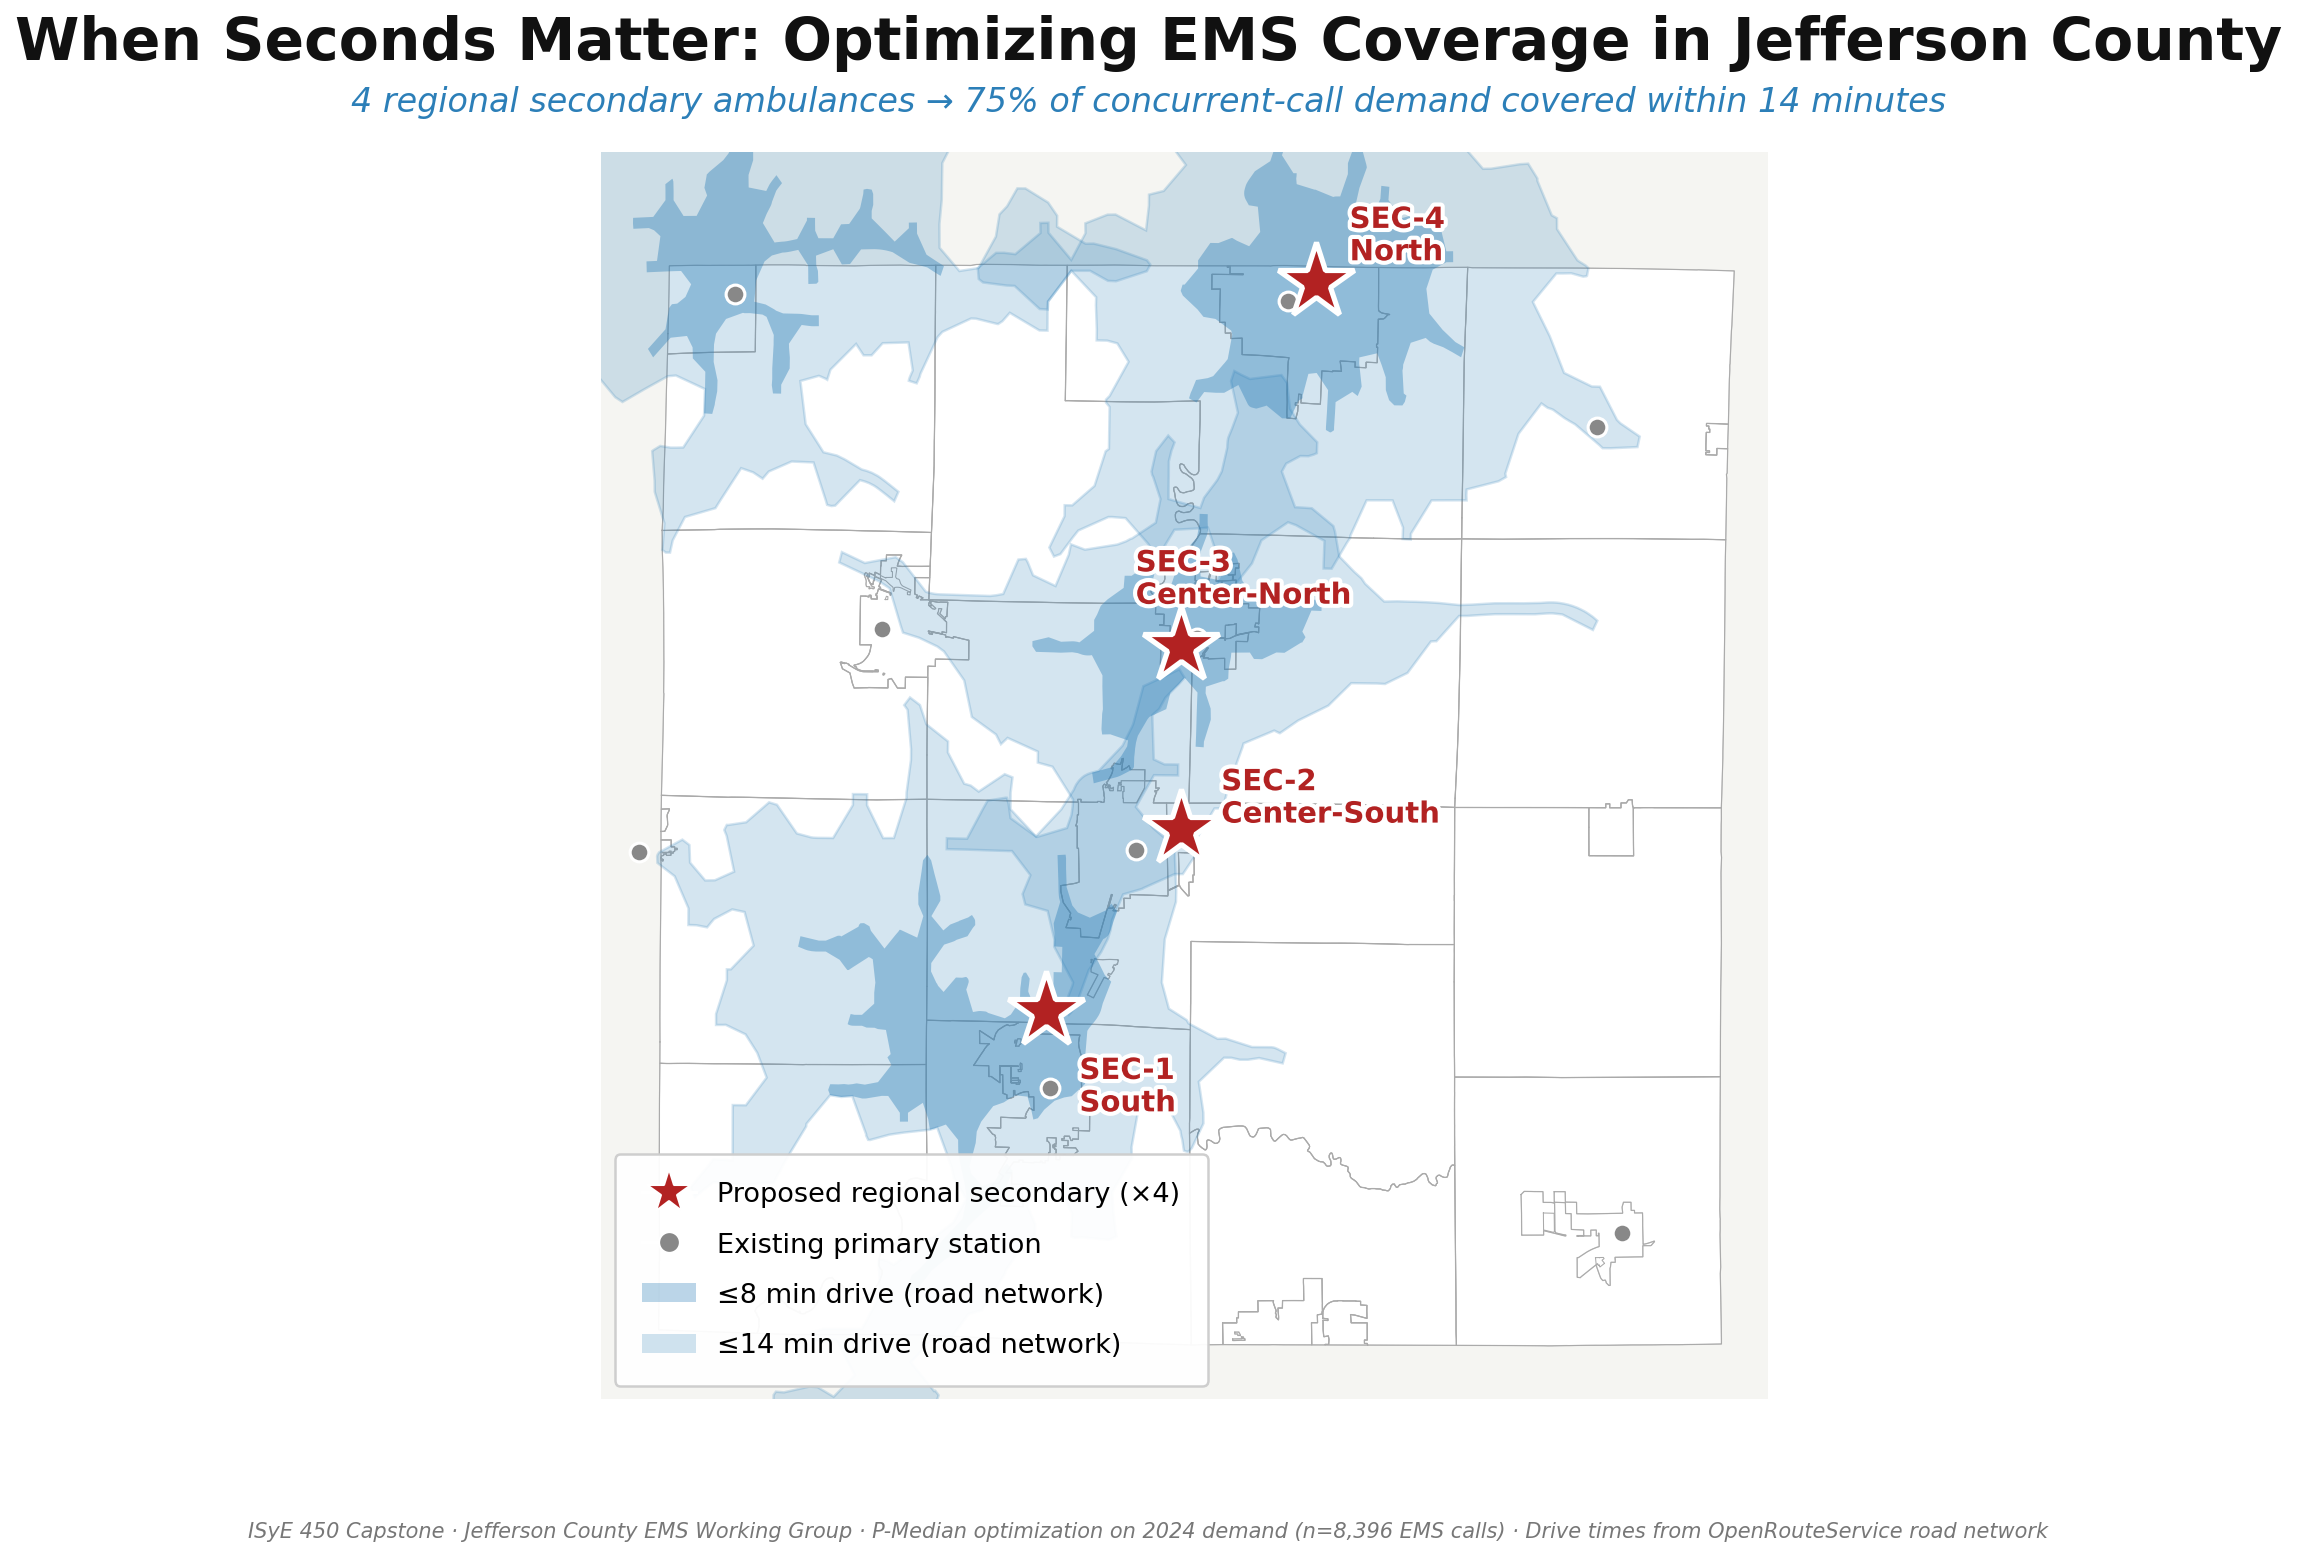

Here is the Python script that generated this plot:
"""Shark Tank pitch — Slide 1: Anchor map (squint-test optimized).

A clean, projection-ready version of the K=4 regional secondary ambulance
network. Reuses cached ORS isochrone polygons (no API calls) and the county
boundary GeoJSON. Removes chart junk; emphasizes the 4 proposed regional
stations + 14-min coverage overlay.

Reads:
  isochrone_cache/SEC_totaldemand_K4_sec{1..4}.json  (cached ORS responses)
  secondary_network_solutions_totaldemand.csv        (K=4 station coords)
  jefferson_county.geojson                           (county outline)

Output: pitch_slide1_anchor_map.png  (1920x1080, print-ready)
"""
from pathlib import Path
import json
import pandas as pd
import matplotlib.pyplot as plt
from matplotlib.patches import Patch
from matplotlib.lines import Line2D
import matplotlib.patheffects as pe

ROOT = Path(__file__).parent
CACHE = ROOT / "isochrone_cache"

# ---- Station placements (K=4 P-Median, total-demand model) ----
# Row 9 from secondary_network_solutions_totaldemand.csv:
# 4,PMed,PMed,10.78,42.96,74.7,, "(42.9525,-88.8417) | (43.0125,-88.7817) | (43.0725,-88.7817) | (43.1925,-88.7217)"
STATIONS = [
    {"label": "SEC-1\nSouth",         "lat": 42.9525, "lon": -88.8417, "place": "Fort Atkinson corridor"},
    {"label": "SEC-2\nCenter-South",  "lat": 43.0125, "lon": -88.7817, "place": "Jefferson area"},
    {"label": "SEC-3\nCenter-North",  "lat": 43.0725, "lon": -88.7817, "place": "Johnson Creek area"},
    {"label": "SEC-4\nNorth",         "lat": 43.1925, "lon": -88.7217, "place": "Watertown / Ixonia corridor"},
]

# ---- Existing primary ambulance stations (for context layer) ----
PRIMARIES = [
    {"name": "Watertown",     "lat": 43.1861, "lon": -88.7339},
    {"name": "Fort Atkinson", "lat": 42.9271, "lon": -88.8397},
    {"name": "Jefferson",     "lat": 43.0056, "lon": -88.8014},
    {"name": "Johnson Creek", "lat": 43.0753, "lon": -88.7745},
    {"name": "Waterloo",      "lat": 43.1886, "lon": -88.9797},
    {"name": "Ixonia",        "lat": 43.1446, "lon": -88.5970},
    {"name": "Lake Mills",    "lat": 43.0781, "lon": -88.9144},
    {"name": "Cambridge",     "lat": 43.0049, "lon": -89.0224},
    {"name": "Palmyra",       "lat": 42.8794, "lon": -88.5855},
]

# ---- Load county boundary (file contains 27 sub-features/townships) ----
with open(ROOT / "jefferson_county.geojson") as f:
    county_geo = json.load(f)

def iter_outer_rings(county_geo):
    """Yield each feature's outer-ring coordinates."""
    for feat in county_geo["features"]:
        g = feat["geometry"]
        if g["type"] == "Polygon":
            yield g["coordinates"][0]
        elif g["type"] == "MultiPolygon":
            for poly in g["coordinates"]:
                yield poly[0]

# ---- Load cached isochrones ----
# Cache format: {"8": Feature, "14": Feature, "20": Feature} where each Feature
# has geometry.type = "Polygon" (or "MultiPolygon") in lon/lat.
def extract_rings(feat):
    g = feat["geometry"]
    rings = []
    if g["type"] == "Polygon":
        rings.append(g["coordinates"][0])
    elif g["type"] == "MultiPolygon":
        for poly in g["coordinates"]:
            rings.append(poly[0])
    return rings

def load_iso(path):
    with open(path) as f:
        data = json.load(f)
    return {
        "8":  extract_rings(data["8"])  if "8"  in data else [],
        "14": extract_rings(data["14"]) if "14" in data else [],
        "20": extract_rings(data["20"]) if "20" in data else [],
    }

iso_data = []
for i in range(1, 5):
    p = CACHE / f"SEC_totaldemand_K4_sec{i}.json"
    iso_data.append(load_iso(p))

# ---- Figure ----
fig, ax = plt.subplots(figsize=(19.2, 10.8), dpi=100)
fig.patch.set_facecolor("white")
ax.set_facecolor("#F5F5F2")

# County fill + faint township outlines
all_rings = list(iter_outer_rings(county_geo))
for ring in all_rings:
    xs = [pt[0] for pt in ring]
    ys = [pt[1] for pt in ring]
    ax.fill(xs, ys, facecolor="white", edgecolor="#CCC", linewidth=0.6, zorder=1)

# Heavy outer county boundary — drawn by taking the union of all township edges
# (we just overplot every ring's edge with a darker pen; the interior township
# lines end up muted by the light-gray above)
for ring in all_rings:
    xs = [pt[0] for pt in ring]
    ys = [pt[1] for pt in ring]
    ax.plot(xs, ys, color="#AAA", lw=0.5, zorder=2)

# 14-min isochrones (main coverage layer — lighter outer ring)
iso_color = "#2C7FB8"
for iso in iso_data:
    for ring in iso["14"]:
        xs = [pt[0] for pt in ring]
        ys = [pt[1] for pt in ring]
        ax.fill(xs, ys, facecolor=iso_color, alpha=0.20, edgecolor=iso_color,
                linewidth=1.2, zorder=3)

# 8-min inner ring (high-speed coverage — denser blue)
for iso in iso_data:
    for ring in iso["8"]:
        xs = [pt[0] for pt in ring]
        ys = [pt[1] for pt in ring]
        ax.fill(xs, ys, facecolor=iso_color, alpha=0.40, edgecolor="none", zorder=4)

# Existing primaries (small gray dots — context, not focus)
for p in PRIMARIES:
    ax.plot(p["lon"], p["lat"], "o", markersize=9, color="#888",
            markeredgecolor="white", markeredgewidth=1.5, zorder=6)

# Proposed regional secondary stations (BIG red stars)
for s in STATIONS:
    ax.plot(s["lon"], s["lat"], "*", markersize=38, color="#B22222",
            markeredgecolor="white", markeredgewidth=2.5, zorder=10)

# Labels for the 4 regional stations
offsets = [
    (+0.015, -0.025),  # SEC-1 label below-right
    (+0.018, +0.010),  # SEC-2 label right
    (-0.020, +0.022),  # SEC-3 label upper-left
    (+0.015, +0.015),  # SEC-4 label upper-right
]
for s, (dx, dy) in zip(STATIONS, offsets):
    ax.text(s["lon"] + dx, s["lat"] + dy, s["label"],
            fontsize=14, fontweight="bold", color="#B22222",
            ha="left", va="center",
            path_effects=[pe.withStroke(linewidth=4, foreground="white")],
            zorder=11)

# ---- Bounds (use known Jefferson County extents so small debris polys don't skew) ----
lon_min, lon_max = -89.02, -88.54
lat_min, lat_max = 42.84, 43.22
pad_x = (lon_max - lon_min) * 0.04
pad_y = (lat_max - lat_min) * 0.04
ax.set_xlim(lon_min - pad_x, lon_max + pad_x)
ax.set_ylim(lat_min - pad_y, lat_max + pad_y)
ax.set_aspect(1.35)
ax.set_xticks([]); ax.set_yticks([])
for sp in ax.spines.values(): sp.set_visible(False)

# ---- Headline ----
fig.suptitle(
    "When Seconds Matter: Optimizing EMS Coverage in Jefferson County",
    fontsize=28, fontweight="bold", color="#111", y=0.965,
)
fig.text(0.5, 0.905,
         "4 regional secondary ambulances → 75% of concurrent-call demand covered within 14 minutes",
         fontsize=16, color="#2C7FB8", ha="center", style="italic")

# ---- Legend ----
legend_elements = [
    Line2D([0], [0], marker="*", color="w", markerfacecolor="#B22222",
           markeredgecolor="white", markersize=22,
           label="Proposed regional secondary (×4)"),
    Line2D([0], [0], marker="o", color="w", markerfacecolor="#888",
           markeredgecolor="white", markersize=10,
           label="Existing primary station"),
    Patch(facecolor=iso_color, alpha=0.32, label="≤8 min drive (road network)"),
    Patch(facecolor=iso_color, alpha=0.22, label="≤14 min drive (road network)"),
]
leg = ax.legend(handles=legend_elements, loc="lower left", fontsize=13,
                frameon=True, facecolor="white", edgecolor="#ccc",
                framealpha=0.95, borderpad=1.0, labelspacing=0.9)
leg.get_frame().set_linewidth(1.2)

# ---- Footer ----
fig.text(0.5, 0.025,
         "ISyE 450 Capstone · Jefferson County EMS Working Group · "
         "P-Median optimization on 2024 demand (n=8,396 EMS calls) · "
         "Drive times from OpenRouteService road network",
         fontsize=10, color="#777", ha="center", style="italic")

out = ROOT / "pitch_slide1_anchor_map.png"
plt.savefig(out, dpi=150, bbox_inches="tight", facecolor="white")
plt.close(fig)
print(f"Saved: {out}")
